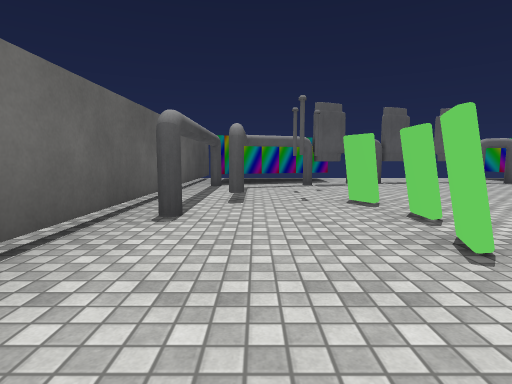
[1] (above)

15 first-person views from a walk through a scene from a Unity 3-D project. The camera is 1.2 m above the floor, tilts 6° down and sees 80° across. The floor is counted in squares, 2 m on a side. Each view is taken from the middle of a square. On the plan, view 1 faces up. The plan holds only what a view shows up to about 9 squares ahead; the rest is blank. The place goes on beyond the plan. Some surface patterns are stand-ins.

[2]
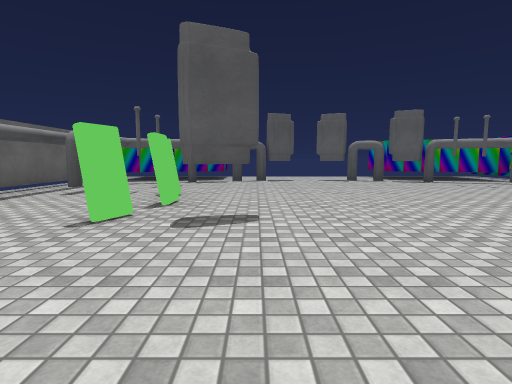

[3]
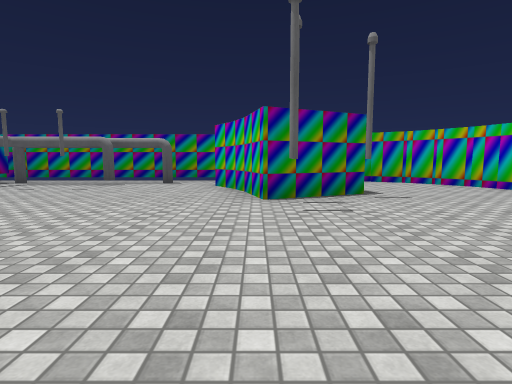

[4]
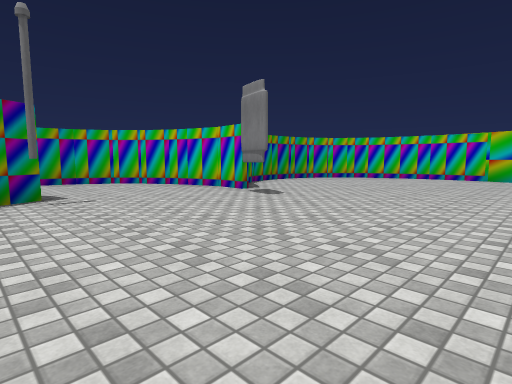

[5]
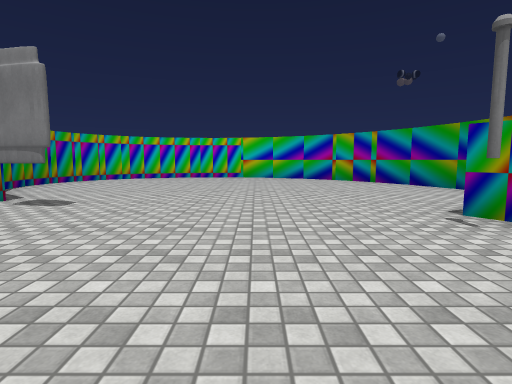

[6]
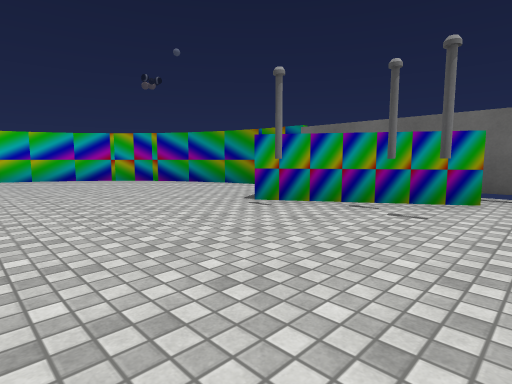

[7]
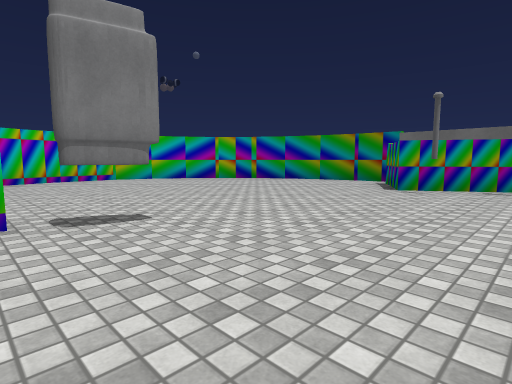

[8]
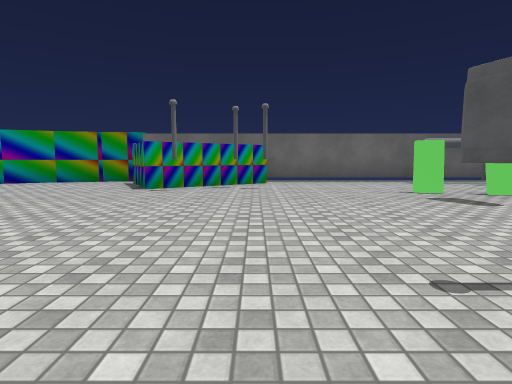

[9]
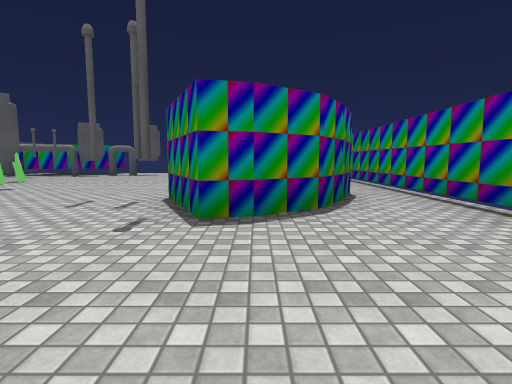

[10]
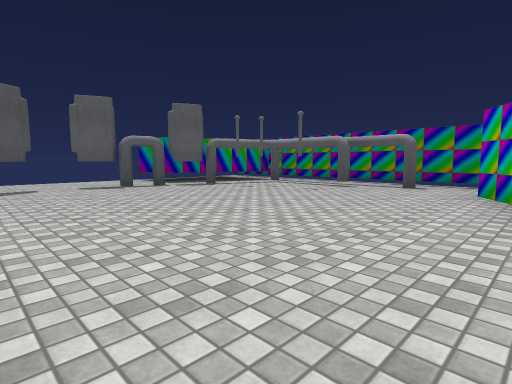

[11]
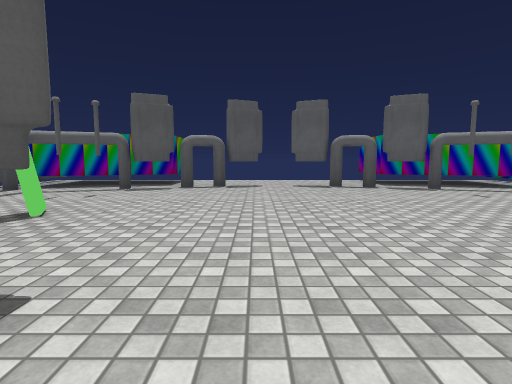

[12]
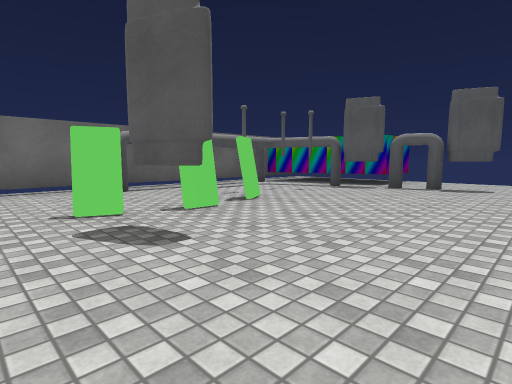

[13]
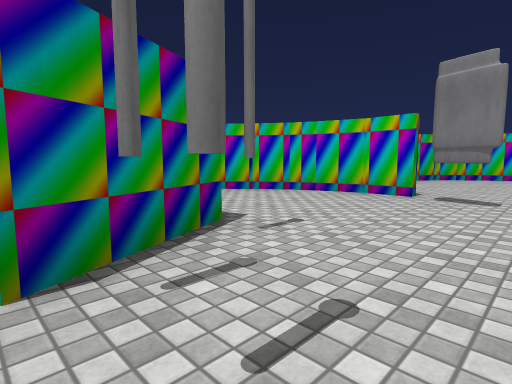

[14]
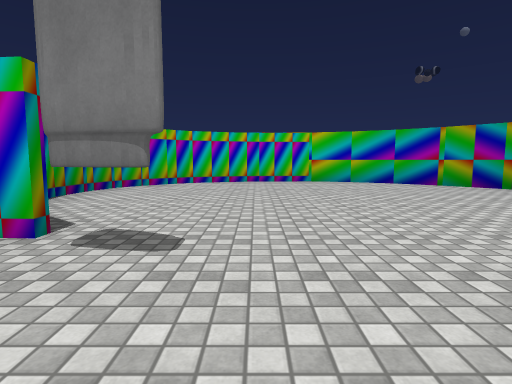

[15]
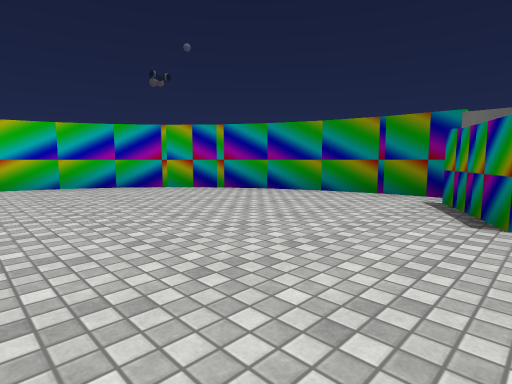

### Floor plan
Points are (right, up) in squares from view 1. A wall is a line through its corners. A room is listed if a view was taken in it or the views show most of it. See-through windows are left out.
Room 1 (views 1, 2, 3, 4, 5, 6, 7, 8, 9, 10, 11, 12, 13, 14, 15)
walls: (1.6, 2.9) (1.7, 3.4); (1.8, 3.4) (1.8, 2.9); (8.4, 1.5) (9.1, 1.9); (-0.9, -0.7) (0.8, -3.3) (-0.9, -4.1); (6.6, -4.3) (7.6, -4.3) (8.4, -4.1) (8.9, -3.9); (9.3, 0.5) (8.8, -0.2) (8, -0.8) (7.4, -0.9) (6.6, 0.9) (7.7, 1.2) (8.5, 1.5); (9.7, 1.4) (9.2, 0.4); (8.8, -3.9) (9.6, -3.4); (9.5, -3.5) (10.1, -2.9); (10, -3) (10.5, -2.1); (10.7, -0.9) (10.7, 8.4); (10.4, -2.3) (10.6, -1.4); (-1.5, -4.2) (-1.5, -5.2); (-1.5, -5.1) (-1.2, -6.4); (-1.2, -6.3) (-0.7, -7.4); (8.3, -7.1) (8.1, -6); (-0.8, -7.3) (-0.1, -8.4); (8.2, -7.9) (8.3, -6.9); (-0.2, -8.3) (0.7, -9.2); (10.1, 7.5) (7, 8.5) (7, 10); (0.6, -9.1) (1.6, -9.9); (7.6, -9.2) (8, -8.6) (8.3, -7.8); (1.4, -9.8) (2.4, -10.3); (2, 10.1) (2, 8.5) (-1.1, 7.5); (2.3, -10.3) (3.5, -10.6) (5, -10.5); (5.7, -10.4) (6.7, -10) (7.7, -9.1); (4.8, -10.6) (5.8, -10.3); (-1.5, 9.1) (-1.5, -0.9)
low walls: (8.1, -6) (7.8, -5.5)
objects: other object (1, -3); other object (1, 2); other object (1, 4) to (2, 4); other object (1, 6); other object (1, 7); other object (2, 8); other object (3, 2); other object (3, 8); other object (4, 8); other object (5, 8); other object (6, -4); other object (6, 8); other object (7, 8); other object (8, 6); other object (8, 7)

Where each view was taken, in squares from view 1:
view 1: 0 up, 0 right, facing up
view 2: 1 down, 3 right, facing up
view 3: 1 up, 2 right, facing right
view 4: 0 up, 2 right, facing down-right
view 5: 0 up, 3 right, facing down
view 6: 0 up, 4 right, facing down-left
view 7: 1 down, 7 right, facing down-left
view 8: 1 down, 7 right, facing left
view 9: 4 down, 8 right, facing up
view 10: 1 up, 3 right, facing up-right
view 11: 1 up, 4 right, facing up
view 12: 1 up, 5 right, facing up-left
view 13: 1 up, 5 right, facing down-right
view 14: 2 down, 5 right, facing down
view 15: 3 down, 4 right, facing down-left
